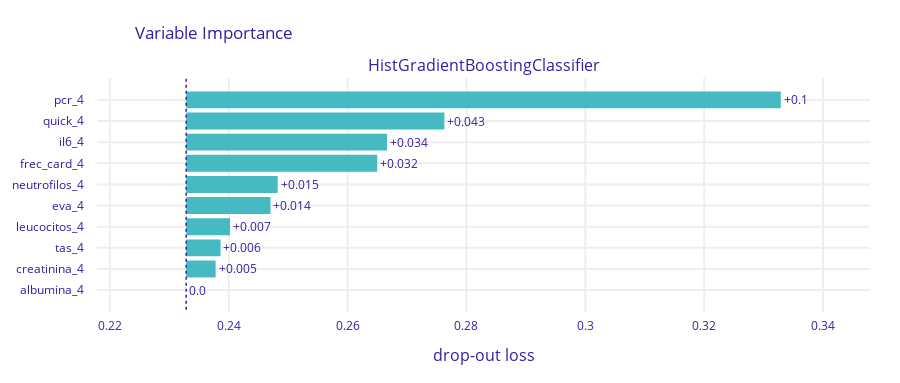

This figure's notebook cell:
### Code cell
import dalex as dx

exp = dx.Explainer(modelo_hgb, X, y)
vi = exp.model_parts()
vi.plot(max_vars=10)
#select the 10 most important variables from the explainer
imps = vi.result['variable'][-10:-1].tolist()

### Figure 1 — Plotly figure (JSON) as saved in the notebook; plotly's stock layout.template omitted (floating-point values rounded to 4 significant figures)
{"data": [{"base": 0.2328, "hoverinfo": "text", "hoverlabel": {"bgcolor": "rgba(0,0,0,0.8)"}, "hovertext": ["Model: HistGradientBoostingClassifier loss after<br>variable: pcr_4 is permuted: 0.333<br>Drop-out loss change: +0.1", "Model: HistGradientBoostingClassifier loss after<br>variable: quick_4 is permuted: 0.276<br>Drop-out loss change: +0.043", "Model: HistGradientBoostingClassifier loss after<br>variable: il6_4 is permuted: 0.267<br>Drop-out loss change: +0.034", "Model: HistGradientBoostingClassifier loss after<br>variable: frec_card_4 is permuted: 0.265<br>Drop-out loss change: +0.032", "Model: HistGradientBoostingClassifier loss after<br>variable: neutrofilos_4 is permuted: 0.248<br>Drop-out loss change: +0.015", "Model: HistGradientBoostingClassifier loss after<br>variable: eva_4 is permuted: 0.247<br>Drop-out loss change: +0.014", "Model: HistGradientBoostingClassifier loss after<br>variable: leucocitos_4 is permuted: 0.24<br>Drop-out loss change: +0.007", "Model: HistGradientBoostingClassifier loss after<br>variable: tas_4 is permuted: 0.239<br>Drop-out loss change: +0.006", "Model: HistGradientBoostingClassifier loss after<br>variable: creatinina_4 is permuted: 0.238<br>Drop-out loss change: +0.005", "Model: HistGradientBoostingClassifier loss after<br>variable: albumina_4 is permuted: 0.233<br>Drop-out loss change: -0.0"], "marker": {"color": "#46bac2"}, "orientation": "h", "showlegend": false, "text": ["+0.1", "+0.043", "+0.034", "+0.032", "+0.015", "+0.014", "+0.007", "+0.006", "+0.005", "0.0"], "textposition": "outside", "type": "bar", "x": [0.1001, 0.04345, 0.0338, 0.03215, 0.01539, 0.01418, 0.007375, 0.005782, 0.004953, 0], "xaxis": "x", "y": ["pcr_4", "quick_4", "il6_4", "frec_card_4", "neutrofilos_4", "eva_4", "leucocitos_4", "tas_4", "creatinina_4", "albumina_4"], "yaxis": "y"}], "layout": {"annotations": [{"font": {"size": 16}, "showarrow": false, "text": "HistGradientBoostingClassifier", "x": 0.5, "xanchor": "center", "xref": "paper", "y": 1, "yanchor": "bottom", "yref": "paper"}, {"font": {"size": 16}, "showarrow": false, "text": "drop-out loss", "x": 0.5, "xanchor": "center", "xref": "paper", "y": 0, "yanchor": "top", "yref": "paper", "yshift": -30}], "font": {"color": "#371ea3"}, "height": 383, "margin": {"b": 71, "r": 30, "t": 78}, "shapes": [{"line": {"color": "#371ea3", "dash": "dot", "width": 1.5}, "type": "line", "x0": 0.2328, "x1": 0.2328, "xref": "x", "y0": -1, "y1": 10, "yref": "y"}], "title": {"text": "Variable Importance", "x": 0.15}, "xaxis": {"anchor": "y", "automargin": true, "domain": [0, 1], "fixedrange": true, "gridwidth": 2, "range": [0.2178, 0.3479], "tickcolor": "white", "ticklen": 3, "ticks": "outside", "type": "linear", "zeroline": false}, "yaxis": {"anchor": "x", "automargin": true, "autorange": "reversed", "domain": [0, 1], "fixedrange": true, "gridwidth": 2, "tickcolor": "white", "ticklen": 10, "ticks": "outside", "type": "category"}}}
